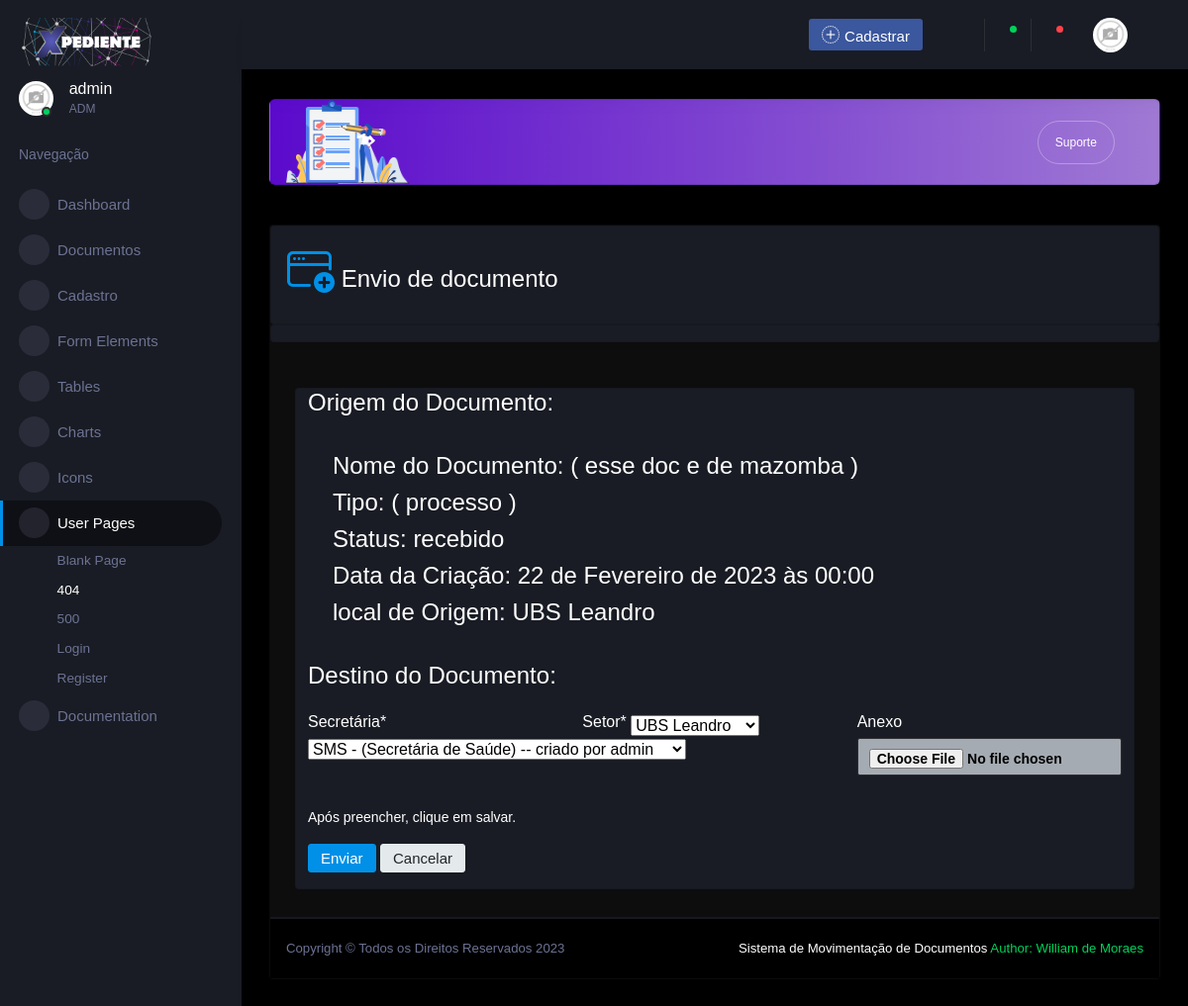
Page /documentos_mover/4 (signed in) on the committed database.
### App/models.py (models this page shows, shortened)
class Documento(models.Model):
    nome = models.CharField(max_length=60, blank=False, unique=True, null=True, verbose_name='Nome')
    tipo = models.CharField(max_length=15, blank=False, null=True, verbose_name='Tipo',
        choices=(
                ( 'processo' ,  'Processo' ),
                ( 'requerimeto' ,  'Requerimento' ),
                ( 'ata' ,  'Ata' ),
                ( 'ci' ,  'Ci' ),
                ( 'documento' ,  'Documento' ),
            ))
    numeracao = models.CharField(max_length=15, blank=False, unique=True, null=True, verbose_name='Numeração')
    ano = models.CharField(max_length=15,  blank=False, null=True, verbose_name='Ano')
    assunto = models.TextField(max_length=15, blank=True, null=True, verbose_name='Assunto')
    datainicial = models.DateTimeField(max_length=15, blank=True, null=True, verbose_name='Data Inicial')
    prefeitura = models.ForeignKey(Prefeitura, on_delete=models.CASCADE, verbose_name='Prefeitura')
    secretaria = models.ForeignKey(Secretaria, on_delete=models.CASCADE, verbose_name='Secretária')
    setor = models.ForeignKey(Setor, on_delete=models.CASCADE, verbose_name='Setor')
    status =models.CharField(max_length=10, blank=False, null=True, verbose_name='Status',
        choices=(
                ( 'registrado' ,  'Registrado' ),
                ( 'enviado' ,  'Enviado' ),
                ( 'recebido' ,  'Recebido' ),
            ))
    anexo = models.FileField(upload_to='anexo/', null=True , blank=True, verbose_name='Anexo')
    data_envio = models.DateTimeField(null=True, blank=True)
    data_recebimento = models.DateTimeField(null=True, blank=True)
    criadopor = models.ForeignKey(User, on_delete=models.PROTECT)
    origem = models.ForeignKey(User, on_delete=models.CASCADE, related_name='documentos_enviados')
    destino = models.ForeignKey(User, on_delete=models.CASCADE, related_name='documentos_recebidos')

class Setor(models.Model):
    nome = models.CharField(max_length=40, blank=False, null=True, verbose_name='Nome do setor')
    prefeitura = models.ForeignKey(Prefeitura, on_delete=models.PROTECT, verbose_name='Prefeitura')
    secretaria = models.ForeignKey(Secretaria, on_delete=models.PROTECT, verbose_name='Secretária')
    phoneNumberRegex = RegexValidator(regex = r"^\+?1?\d{8,15}$") # regex validação
    telefone = models.CharField(validators = [phoneNumberRegex],max_length=17, blank=False, null=True, verbose_name='Telefone', )
    status =models.CharField(max_length=10, blank=False, null=True, verbose_name='Status',
        choices=(
         ( 'ativo' ,  'Ativo' ),
         ( 'inativo' ,  'Inativo' ),
        ))
    cep = models.CharField(max_length=8, blank=False, null=True, verbose_name='cep')
    logradouro = models.CharField(max_length=70, blank=True, null=True, verbose_name='logradouro')
    complemento = models.CharField(max_length=70, blank=True, null=True, verbose_name='complemento')
    bairro = models.CharField(max_length=70, blank=True, null=True, verbose_name='bairro')
    localidade = models.CharField(max_length=70, blank=True, null=True, verbose_name='localidade')
    uf = models.CharField(max_length=10, blank=True, null=True, verbose_name='uf')
    criadopor = models.ForeignKey(User, on_delete=models.PROTECT)
    def __str__(self):
        return '{}'.format(self.nome)

### App/views.py (the view, shortened to what this page needs)
# urls.py: path('documentos_mover/<int:pk>', DocumentoEnviar.as_view(), name='documentos_mover'),
class DocumentoEnviar(GroupRequiredMixin, LoginRequiredMixin, UpdateView):
    login_url = reverse_lazy('login')
    group_required = u'ADM','UBS LEANDRO','UBS MAZOMBA'
    model = Documento
    fields = [#'nome',
              'secretaria',
              'setor',
              'anexo',
              ]
    template_name = 'pages/documento/documentos_mover.html'
    success_url =  reverse_lazy ('documento_lista')
    def get_context_data(self, *args, **kwargs):
        context = super().get_context_data(*args, **kwargs)
        context['titulo'] = 'Envio de documento '
        context['botao'] = 'Enviar'
        context['descri'] = 'Dados do Documento'
        return context

### App/models.py (called while the page is built)
    def __str__(self):
        return '{} - ({}) -- criado por {}'.format(self.sigla, self.nome, self.criadopor)

### App/templates/pages/documento/documentos_mover.html (shortened to what this page needs)
{% extends 'pages/base/modelo.html' %}
{% load crispy_forms_tags %}
{% load static %}
{%block conteudo%}
<div class="card bg-gradient-dark w-100 ">
  <div class="card bg-primary-gradient-card p-3 m-0 w-100">
   <h3><i class="bi bi-window-plus" style="font-size: 3rem; color: #0090e7;"></i> {{ titulo}}</h3>
  </div>
  <div class="card align-content-center text-align-items-center">
  </div>
  <div class="card-body  w-100">
      <div class="card col-sm-12 grid-col--2 ">
        <h3>Origem do Documento:</h3>
        <div class="card-body ">
        <h3>Nome do Documento: <span style="font-size 54px background: #000;">( {{ documento.nome }} )</span> </h3>
        <h3>Tipo: ( {{ documento.tipo }} ) </h3>
        <h3>Status: {{ documento.status }}  </h3>
        <h3>Data da Criação:  {{ documento.datainicial }}  </h3>
        <h3>local de Origem:  {{ documento.setor.nome }}  </h3>
        </div>
      <form class="form-row" action="" method="post" enctype="multipart/form-data">
        <div class="form-group col-md-4">
          <h3>Destino do Documento:</h3>
        </div>
        <div class="form-group col-md-4">
        </div>
        <div class="form-group col-md-4">
        </div>
        <div class="form-group col-md-4">
          {{ form.secretaria|as_crispy_field }}
        </div>
        <div class="form-group col-md-4">
          {{ form.setor|as_crispy_field }}
        </div>
        <div class="form-group col-md-4">
          {{ form.anexo|as_crispy_field }}
        </div>
        <div class="form-group col-md-12">
          <p class="card-text">Após preencher, clique em salvar.</p>
          <button class="btn btn-primary" type="submit">{{ botao }}</button>
          <a href="{% url 'documento_lista' %}" class="btn btn-secondary">Cancelar</a>
        </div>
      </form>
  </div>
</div>
{% endblock  %}

### rows in the picture
Documento: nome "esse doc e de mazomba", tipo "processo", status "recebido", datainicial "22 de Fevereiro de 2023 às 00:00", setor.nome "UBS Leandro", secretaria "SMS - (Secretária de Saúde) -- criado por admin", setor "UBS Leandro"

### other values in the picture
{{ titulo }} "Envio de documento"
{{ botao }} "Enviar"
